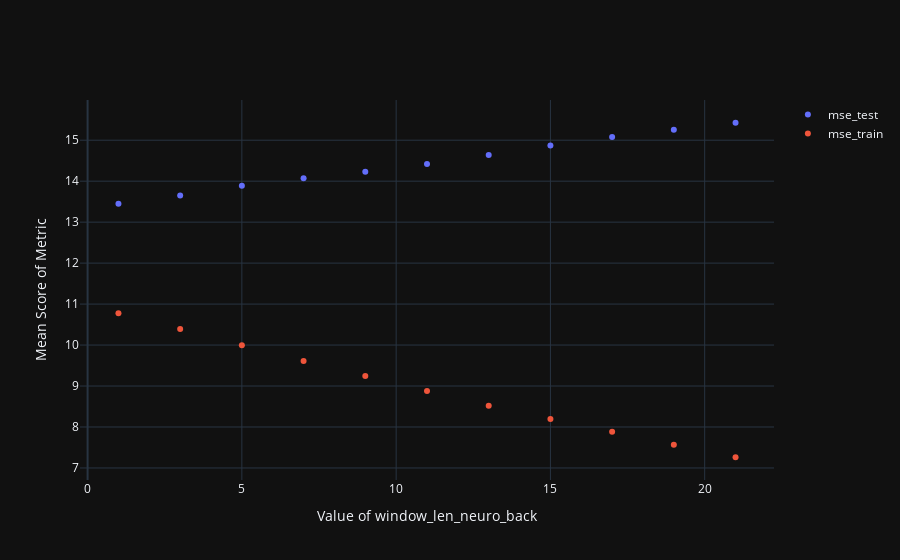
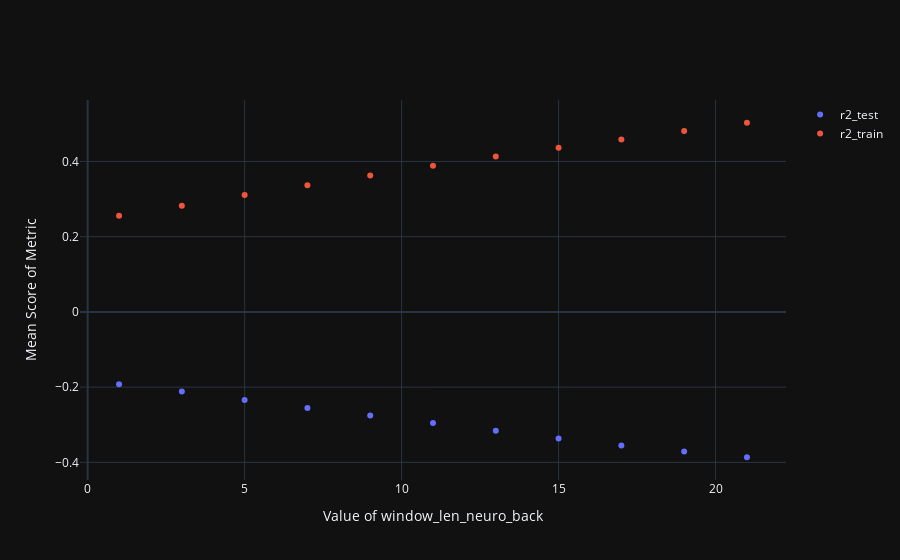
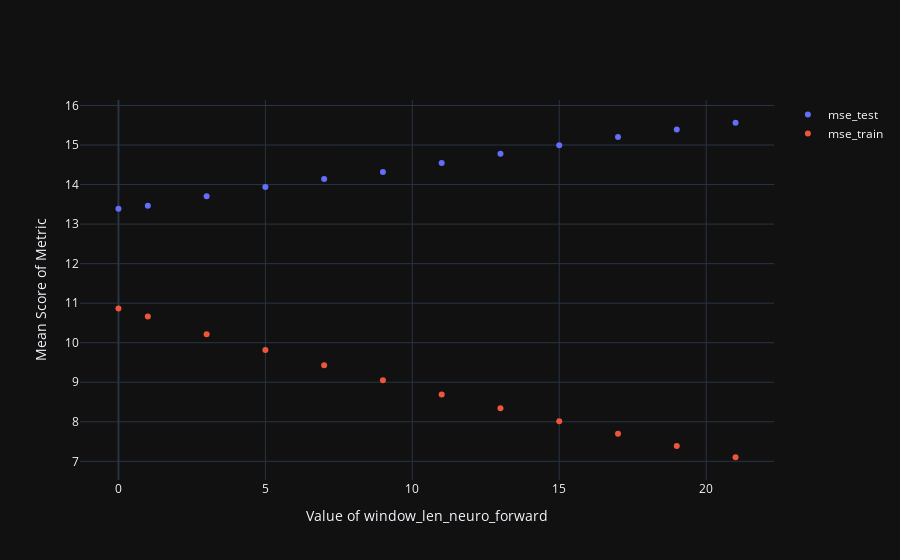
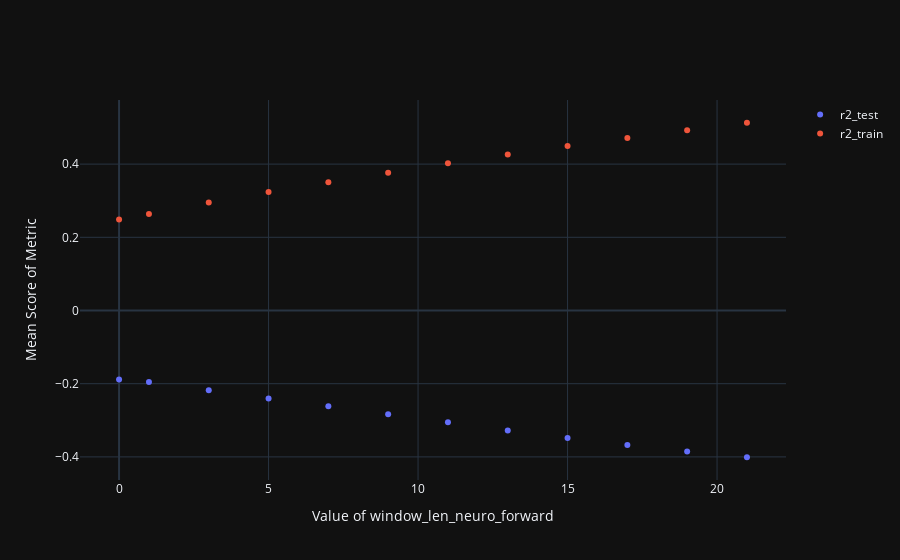

The cell these charts' notebook holds for them, in order:
### Code cell
for hp in ['window_len_neuro_back', 'window_len_neuro_forward']:
    for scores in [mse_cols, r2_cols]:
        plot_score_per_hp(metrics=scores, hyper_param=hp)

### Figure 1 — Plotly figure (JSON) as saved in the notebook; plotly's stock layout.template omitted (floating-point values rounded to 4 significant figures)
{"data": [{"mode": "markers", "name": "mse_test", "x": [1, 3, 5, 7, 9, 11, 13, 15, 17, 19, 21], "y": [13.45, 13.65, 13.89, 14.07, 14.23, 14.42, 14.64, 14.87, 15.08, 15.26, 15.43], "type": "scatter"}, {"mode": "markers", "name": "mse_train", "x": [1, 3, 5, 7, 9, 11, 13, 15, 17, 19, 21], "y": [10.77, 10.39, 9.995, 9.612, 9.244, 8.876, 8.522, 8.193, 7.881, 7.567, 7.262], "type": "scatter"}], "layout": {"xaxis": {"title": {"text": "Value of window_len_neuro_back"}}, "yaxis": {"title": {"text": "Mean Score of Metric"}}}}

### Figure 2 — Plotly figure (JSON) as saved in the notebook; plotly's stock layout.template omitted (floating-point values rounded to 4 significant figures)
{"data": [{"mode": "markers", "name": "r2_test", "x": [1, 3, 5, 7, 9, 11, 13, 15, 17, 19, 21], "y": [-0.1921, -0.2115, -0.2342, -0.2553, -0.2755, -0.2955, -0.316, -0.3367, -0.3552, -0.3713, -0.3864], "type": "scatter"}, {"mode": "markers", "name": "r2_train", "x": [1, 3, 5, 7, 9, 11, 13, 15, 17, 19, 21], "y": [0.2554, 0.2824, 0.3106, 0.3369, 0.3627, 0.3886, 0.4134, 0.4365, 0.4586, 0.4809, 0.5029], "type": "scatter"}], "layout": {"xaxis": {"title": {"text": "Value of window_len_neuro_back"}}, "yaxis": {"title": {"text": "Mean Score of Metric"}}}}

### Figure 3 — Plotly figure (JSON) as saved in the notebook; plotly's stock layout.template omitted (floating-point values rounded to 4 significant figures)
{"data": [{"mode": "markers", "name": "mse_test", "x": [0, 1, 3, 5, 7, 9, 11, 13, 15, 17, 19, 21], "y": [13.39, 13.46, 13.7, 13.94, 14.14, 14.32, 14.54, 14.78, 14.99, 15.2, 15.4, 15.56], "type": "scatter"}, {"mode": "markers", "name": "mse_train", "x": [0, 1, 3, 5, 7, 9, 11, 13, 15, 17, 19, 21], "y": [10.86, 10.66, 10.21, 9.813, 9.428, 9.05, 8.687, 8.341, 8.015, 7.695, 7.39, 7.103], "type": "scatter"}], "layout": {"xaxis": {"title": {"text": "Value of window_len_neuro_forward"}}, "yaxis": {"title": {"text": "Mean Score of Metric"}}}}

### Figure 4 — Plotly figure (JSON) as saved in the notebook; plotly's stock layout.template omitted (floating-point values rounded to 4 significant figures)
{"data": [{"mode": "markers", "name": "r2_test", "x": [0, 1, 3, 5, 7, 9, 11, 13, 15, 17, 19, 21], "y": [-0.1887, -0.1955, -0.2181, -0.2402, -0.2616, -0.2832, -0.3056, -0.3279, -0.3486, -0.3675, -0.3853, -0.401], "type": "scatter"}, {"mode": "markers", "name": "r2_train", "x": [0, 1, 3, 5, 7, 9, 11, 13, 15, 17, 19, 21], "y": [0.2486, 0.2633, 0.2954, 0.3237, 0.3502, 0.3765, 0.4022, 0.4265, 0.4494, 0.4716, 0.4928, 0.513], "type": "scatter"}], "layout": {"xaxis": {"title": {"text": "Value of window_len_neuro_forward"}}, "yaxis": {"title": {"text": "Mean Score of Metric"}}}}
